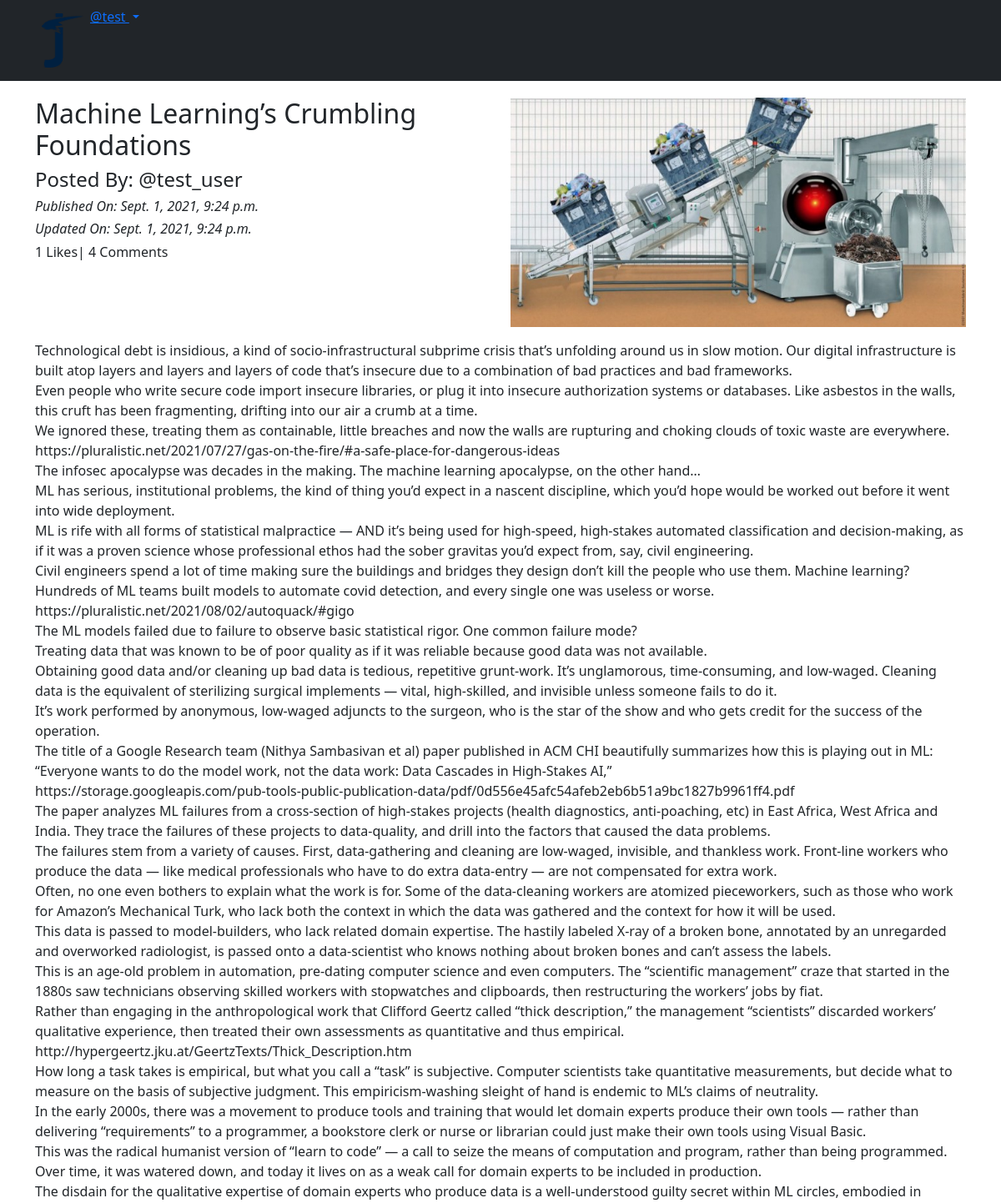
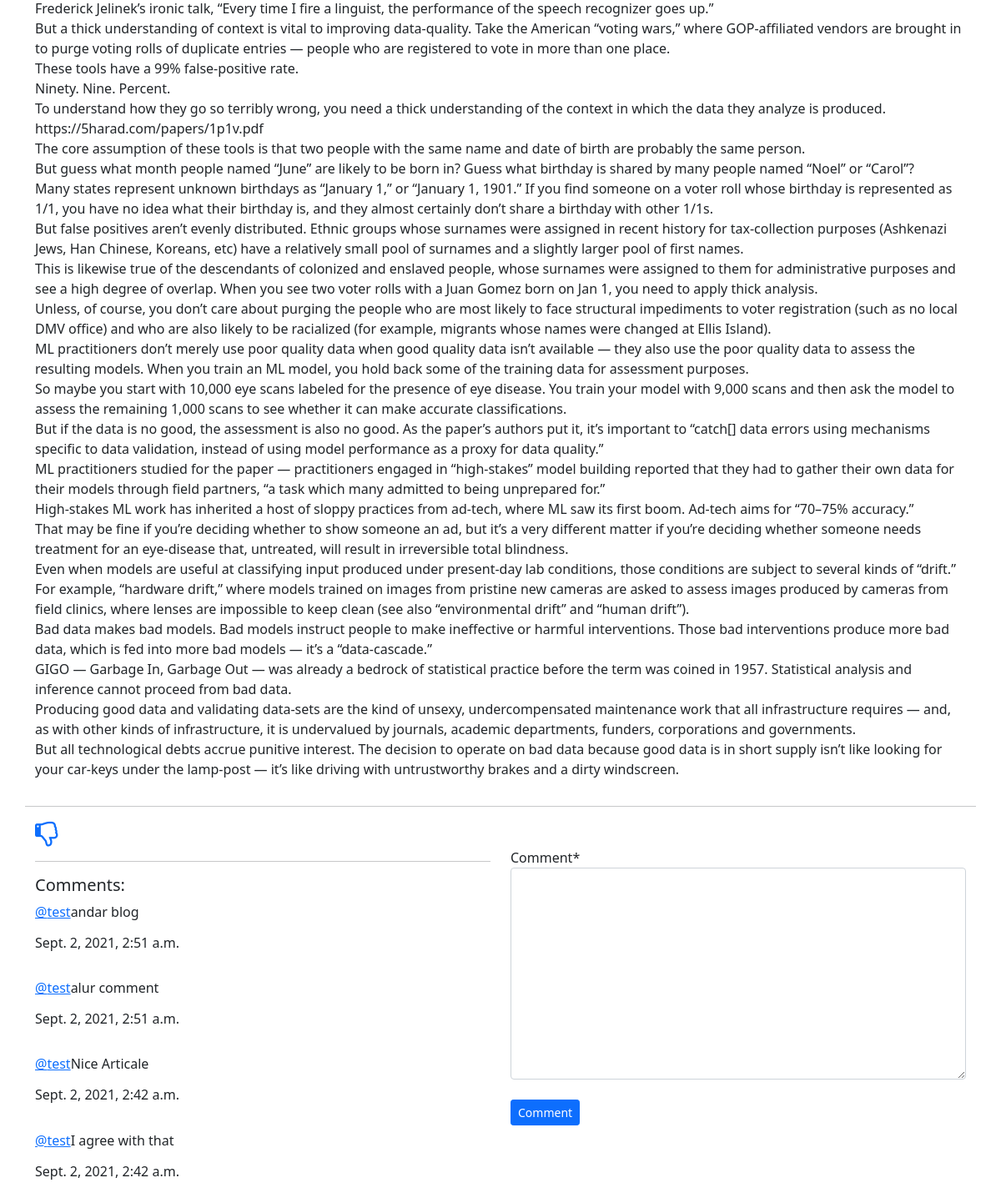
The app's page /blog/details/machine-learnings-crumbling-foundations (signed in) with its own data (2 pictures, top to bottom).
### App_Blog/models.py (models this page shows, shortened)
class Blog(models.Model):
    author = models.ForeignKey(User, on_delete=models.CASCADE, related_name='post_author')
    blog_title = models.CharField(max_length=264, verbose_name="Put a Title")
    slug = models.SlugField(max_length=264, unique=True)
    blog_content = models.TextField(verbose_name="What is on your mind?")
    blog_image = models.ImageField(upload_to='blog_images', verbose_name="Image")
    publish_date = models.DateTimeField(auto_now_add=True)
    update_date = models.DateTimeField(auto_now=True)
    class Meta:
        ordering = ['-publish_date']

class Comment(models.Model):
    blog = models.ForeignKey(Blog, on_delete=models.CASCADE, related_name='blog_comment')
    user = models.ForeignKey(User, on_delete=models.CASCADE, related_name='user_comment')
    comment = models.TextField()
    comment_date = models.DateTimeField(auto_now_add=True)
    class Meta:
        ordering= ['-comment_date']

### App_Blog/views.py (the view, shortened to what this page needs)
# urls.py: path('details/<slug:slug>', views.blog_details, name='blog_details'),
@login_required
def blog_details(request, slug):
    blog = Blog.objects.get(slug=slug)
    comment_form = CommentForm()
    already_liked = Like.objects.filter(blog=blog, user=request.user)
    if already_liked:
        liked = True
    else:
        liked = False
    return render(request, 'App_Blog/blog_details.html', context={'blog':blog, 'comment_form': comment_form, 'liked':liked})

### App_Blog/forms.py
class CommentForm(forms.ModelForm):
    class Meta:
        model = Comment
        fields = ('comment',)

### templates/App_Blog/blog_details.html (shortened to what this page needs)
{% extends 'base.html' %}
{% load crispy_forms_tags %}
{% block body_block %}
<div class="row">
  <div class="col-sm-6">
    <h2>{{blog.blog_title}}</h2>
    <h4>Posted By: @{{blog.author}}</h4>
    <i><h6>Published On: {{blog.publish_date}}</h6></i>
    <i><h6>Updated On: {{blog.update_date}}</h6></i>
    <h6>{{blog.liked_blog.count}} Likes| {{blog.blog_comment.count}} Comments</h6>
  </div>
  <div class="col-sm-6">
    <img src="/media/{{blog.blog_image}}" width="100%">
  </div>
<p>
{{blog.blog_content|linebreaks}}
</p>
<hr>
</div>
{% if not liked %}
<a href="{% url 'App_Blog:liked_post' pk=blog.pk %}">
 <i class="fa fa-thumbs-o-up fa-2x" aria-hidden="true"></i>
</a>
{% else %}
<a href="{% url 'App_Blog:unliked_post' pk=blog.pk %}">
 <i class="fa fa-thumbs-o-down fa-2x" aria-hidden="true"></i>
</a>
{% endif %}
<div class="row">
  <div class="col-sm-6">
    <hr>
    <h5>Comments:</h5>
    {% for comment in blog.blog_comment.all %}
    <p><a href="#">@{{ comment.user }}</a>{{comment.comment}}</p><h6>{{ comment.comment_date }}</h6> <br>
    {% endfor %}
  </div>
  <div class="col-sm-6">
    <form  method="post">
      {{ comment_form|crispy}}
      <br>
      <button type="submit" class="btn btn-primary btn-sm">Comment</button>
    </form>
  </div>
</div>
{% endblock %}

### templates/base.html (shortened to what this page needs)
<!DOCTYPE html>
<html lang="en" dir="ltr">
<head>
  <link href="https://cdn.jsdelivr.net/npm/bootstrap@5.1.0/dist/css/bootstrap.min.css" rel="stylesheet">
  <link rel="stylesheet" href="https://cdnjs.cloudflare.com/ajax/libs/font-awesome/4.7.0/css/font-awesome.min.css">
</head>
<body>
  <nav class="navbar navbar-expand-lg navbar-dark bg-dark">
    <div class="container">
      <div class="collapse navbar-collapse" id="navbarNav">
        <ul class="navbar-nav justify-content">
          <li class="nav-item">
            <a class="nav-link" href="{% url 'index' %}"><img src="/media/logo.png" width="50px"></a>
          </li>
          {% if user.is_authenticated %}
          <div class="dropdown">
            <a class="dropdown-toggle" href="#" id="dropdownMenuLink" data-bs-toggle="dropdown" aria-expanded="false">
              @{{ user.username }}
            </a>
          </div>
          {% endif %}
        </ul>
      </div>
    </div>
  </nav>
  <div class="container" style="padding-top:20px">
    {% block body_block %}
    {% endblock %}
  </div>
</body>
</html>

### records on screen
Blog: blog_title "Machine Learning’s Crumbling Foundations", author "test_user", publish_date "Sept. 1, 2021, 9:24 p.m.", update_date "Sept. 1, 2021, 9:24 p.m.", liked_blog.count "1", blog_comment.count "4", blog_image (picture), blog_content "Technological debt is insidious, a kind of socio-infrastructural subprime crisis that’s unfolding around us in slow motion. Our digital infrastructure is built atop layers and layers and layers of code that’s insecure due to a combination of bad practices and bad frameworks. Even people who write secure code import insecure libraries, or plug it into insecure authorization systems or databases. Like asbestos in the walls, this cruft has been fragmenting, drifting into our air a crumb at a time. We ignored these, treating them as containable, little breaches and now the walls are rupturing and choking clouds of toxic waste are everywhere.…"
Comment: user "test", comment "andar blog", comment_date "Sept. 2, 2021, 2:51 a.m."
Comment: user "test", comment "alur comment", comment_date "Sept. 2, 2021, 2:51 a.m."
Comment: user "test", comment "Nice Articale", comment_date "Sept. 2, 2021, 2:42 a.m."
Comment: user "test", comment "I agree with that", comment_date "Sept. 2, 2021, 2:42 a.m."

### other values on screen
{{ user.username }} "test"
